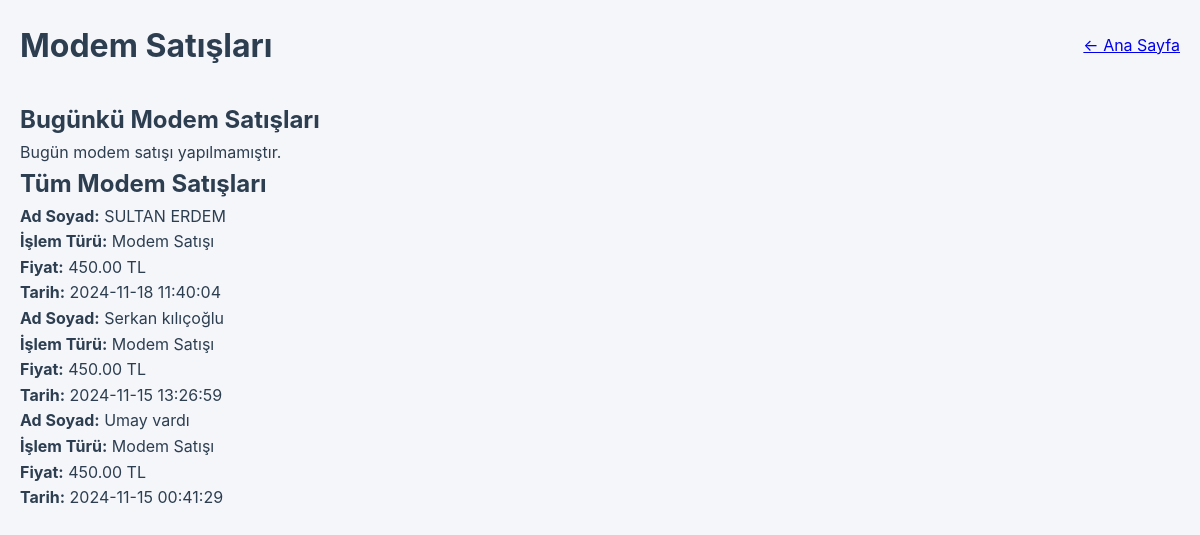
The page /modem-satislari.php (signed in) on the database its author committed.
### tables this page shows
CREATE TABLE `basvurular` (
  `id` int NOT NULL,
  `ad_soyad` varchar(100) NOT NULL,
  `telefon` varchar(15) NOT NULL,
  `sokak_no` varchar(50) NOT NULL,
  `bina_no` varchar(10) NOT NULL,
  `daire_no` varchar(10) NOT NULL,
  `basvuru_tarihi` datetime NOT NULL,
  `atanma_tarihi` datetime DEFAULT NULL,
  `oncelik` enum('Normal','Acil') DEFAULT 'Normal',
  `ekip_id` int DEFAULT NULL,
  `durum` enum('Beklemede','Atandı','Tamamlandı','Arızalı') DEFAULT 'Beklemede',
  `tamamlanma_tarihi` datetime DEFAULT NULL,
  `ariza_tarihi` datetime DEFAULT NULL,
  `ariza_aciklama` text,
  `ariza_cozum_tarihi` datetime DEFAULT NULL,
  `tamamlanma_detay` text,
  `modem_satis` decimal(10,2) DEFAULT NULL,
  `ek_islem` text,
  `ariza_cozum` text,
  `islem_yapan_id` int DEFAULT NULL
);

CREATE TABLE `ek_islem_turleri` (
  `id` int NOT NULL,
  `islem_adi` varchar(100) DEFAULT NULL,
  `fiyat` decimal(10,2) DEFAULT NULL
);

### modem-satislari.php (the view, shortened to what this page needs)
<?php
require 'config.php';
$bugunku_modem_satislari = $db->query("
    SELECT b.*, ei.islem_adi, ei.fiyat
    FROM basvurular b
    JOIN ek_islem_turleri ei ON b.ek_islem = ei.id
    WHERE ei.islem_adi LIKE '%Modem%' AND DATE(b.basvuru_tarihi) = CURDATE()
    ORDER BY b.basvuru_tarihi DESC
")->fetchAll(PDO::FETCH_ASSOC);
$tum_modem_satislari = $db->query("
    SELECT b.*, ei.islem_adi, ei.fiyat
    FROM basvurular b
    JOIN ek_islem_turleri ei ON b.ek_islem = ei.id
    WHERE ei.islem_adi LIKE '%Modem%'
    ORDER BY b.basvuru_tarihi DESC
")->fetchAll(PDO::FETCH_ASSOC);
?>
<!DOCTYPE html>
<html lang="tr">
<head>
    <link rel="stylesheet" href="assets/style.css?v=5.2">
</head>
<body>
    <div class="container">
        <header>
            <h1>Modem Satışları</h1>
            <a href="index.php" class="back-btn">← Ana Sayfa</a>
        </header>
        <h2>Bugünkü Modem Satışları</h2>
        <div class="satis-list">
            <?php if (count($bugunku_modem_satislari) > 0): ?>
                <?php foreach ($bugunku_modem_satislari as $satis): ?>
                    <div class="satis-card">
                        <p><strong>Ad Soyad:</strong> <?= htmlspecialchars($satis['ad_soyad']) ?></p>
                        <p><strong>İşlem Türü:</strong> <?= htmlspecialchars($satis['islem_adi']) ?></p>
                        <p><strong>Fiyat:</strong> <?= number_format($satis['fiyat'], 2) ?> TL</p>
                        <p><strong>Tarih:</strong> <?= htmlspecialchars($satis['basvuru_tarihi']) ?></p>
                    </div>
                <?php endforeach; ?>
            <?php else: ?>
                <p>Bugün modem satışı yapılmamıştır.</p>
            <?php endif; ?>
        </div>
        <h2>Tüm Modem Satışları</h2>
        <div class="satis-list">
            <?php if (count($tum_modem_satislari) > 0): ?>
                <?php foreach ($tum_modem_satislari as $satis): ?>
                    <div class="satis-card">
                        <p><strong>Ad Soyad:</strong> <?= htmlspecialchars($satis['ad_soyad']) ?></p>
                        <p><strong>İşlem Türü:</strong> <?= htmlspecialchars($satis['islem_adi']) ?></p>
                        <p><strong>Fiyat:</strong> <?= number_format($satis['fiyat'], 2) ?> TL</p>
                        <p><strong>Tarih:</strong> <?= htmlspecialchars($satis['basvuru_tarihi']) ?></p>
                    </div>
                <?php endforeach; ?>
            <?php else: ?>
                <p>Hiç modem satışı yapılmamıştır.</p>
            <?php endif; ?>
        </div>
    </div>
</body>
</html>

### assets/style.css (style rules this page uses)
:root { --primary: #2c3e50; --accent: #3498db; --success: #27ae60; --warning: #f39c12; --danger: #e74c3c; --card-bg: #ffffff; --bg: #f5f6fa; }
* { margin: 0; padding: 0; box-sizing: border-box; }
body { font-family: -apple-system, BlinkMacSystemFont, "Segoe UI", Roboto, "Helvetica Neue", Arial, sans-serif; background: var(--bg); color: #2c3e50; line-height: 1.6; }
.container { max-width: 1200px; margin: 0 auto; padding: 20px; }
header { display: flex; justify-content: space-between; align-items: center; margin-bottom: 30px; }

### rows shown on the page
basvurular: ad_soyad "SULTAN ERDEM", ek_islem_turleri.islem_adi "Modem Satışı", ek_islem_turleri.fiyat "450.00", basvuru_tarihi "2024-11-18 11:40:04"
basvurular: ad_soyad "Serkan kılıçoğlu", ek_islem_turleri.islem_adi "Modem Satışı", ek_islem_turleri.fiyat "450.00", basvuru_tarihi "2024-11-15 13:26:59"
basvurular: ad_soyad "Umay vardı", ek_islem_turleri.islem_adi "Modem Satışı", ek_islem_turleri.fiyat "450.00", basvuru_tarihi "2024-11-15 00:41:29"
